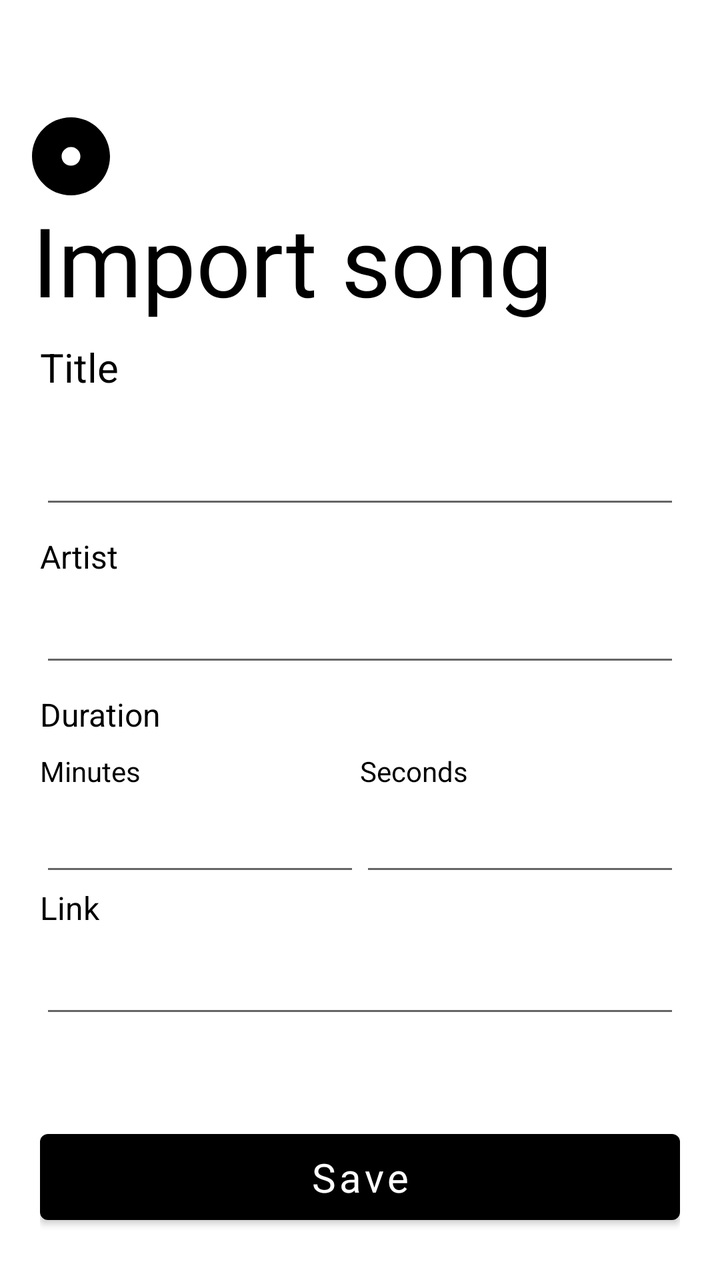
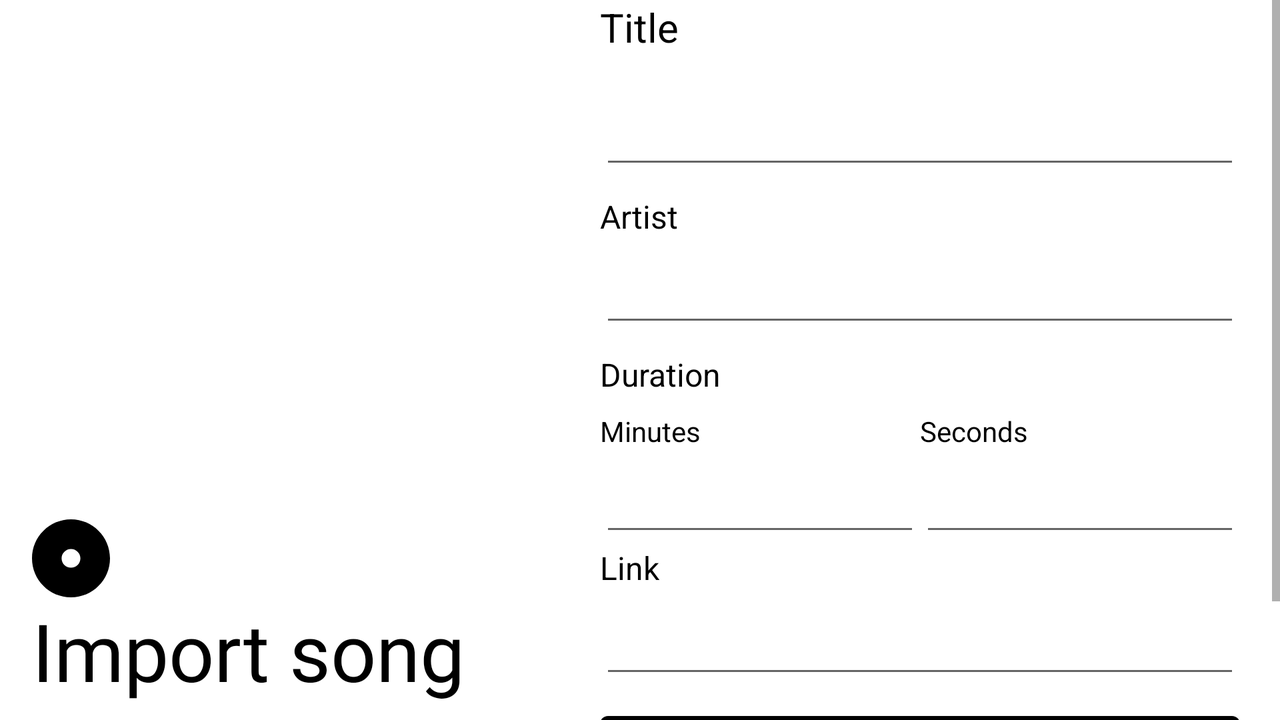

First picture: res/layout/ on a phone held upright. Second picture: the repository's own variant of that layout, on a device whose configuration matches the variant's folder. Source for both follows.
<!-- AndroidManifest.xml: application theme Theme.Cdsv -->
<!-- res/layout/activity_import_song.xml -->
<?xml version="1.0" encoding="utf-8"?>
<LinearLayout xmlns:android="http://schemas.android.com/apk/res/android"
    xmlns:app="http://schemas.android.com/apk/res-auto"
    xmlns:tools="http://schemas.android.com/tools"
    android:layout_width="match_parent"
    android:layout_height="match_parent"
    android:orientation="vertical"
    tools:context=".ImportSong">

    <androidx.constraintlayout.widget.ConstraintLayout
        android:id="@+id/clTitleBar"
        android:layout_width="match_parent"
        android:layout_height="170dp"
        android:background="?attr/colorPrimary">

        <TextView
            android:id="@+id/tvTitlebarTitle"
            android:layout_width="wrap_content"
            android:layout_height="wrap_content"
            android:layout_marginStart="16dp"
            android:layout_marginBottom="8dp"
            android:ellipsize="marquee"
            android:fontFamily="@font/manroperegular"
            android:text="@string/importSong"
            android:textColor="?attr/colorOnPrimary"
            android:textSize="48sp"
            app:layout_constraintBottom_toBottomOf="parent"
            app:layout_constraintStart_toStartOf="parent" />

        <ImageView
            android:id="@+id/ivDisc"
            android:layout_width="wrap_content"
            android:layout_height="wrap_content"
            android:contentDescription="@string/app_name"
            app:layout_constraintBottom_toTopOf="@+id/tvTitlebarTitle"
            app:layout_constraintStart_toStartOf="@+id/tvTitlebarTitle"
            app:srcCompat="@drawable/disc"
            app:tint="?attr/colorOnPrimary" />
    </androidx.constraintlayout.widget.ConstraintLayout>

    <LinearLayout
        android:layout_width="match_parent"
        android:layout_height="match_parent"
        android:background="?attr/colorPrimary"
        android:orientation="vertical"
        android:paddingHorizontal="20dp">

        <TextView
            android:id="@+id/txtSongTitle"
            android:layout_width="match_parent"
            android:layout_height="wrap_content"
            android:labelFor="@id/edtSongName"
            android:text="@string/title"
            android:textColor="?attr/colorOnBackground"
            android:textSize="20sp" />

        <EditText
            android:id="@+id/edtSongName"
            android:layout_width="match_parent"
            android:layout_height="wrap_content"
            android:layout_marginBottom="8dp"
            android:ems="10"
            android:importantForAutofill="no"
            android:inputType="textPersonName"
            android:minHeight="48dp"
            android:textColor="?attr/colorOnPrimary"
            android:textSize="34sp"
            tools:ignore="DuplicateSpeakableTextCheck" />

        <TextView
            android:id="@+id/txtSongArtist"
            android:layout_width="match_parent"
            android:layout_height="wrap_content"
            android:labelFor="@id/edtSongArtist"
            android:text="@string/artist"
            android:textColor="?attr/colorOnBackground"
            android:textSize="16sp" />

        <EditText
            android:id="@+id/edtSongArtist"
            android:layout_width="match_parent"
            android:layout_height="wrap_content"
            android:layout_marginBottom="8dp"
            android:ems="10"
            android:importantForAutofill="no"
            android:inputType="textPersonName"
            android:minHeight="48dp"
            android:textColor="?attr/colorOnPrimary"
            android:textSize="24sp"
            tools:ignore="DuplicateSpeakableTextCheck" />

        <TextView
            android:id="@+id/txtSongDuration"
            android:layout_width="match_parent"
            android:layout_height="wrap_content"
            android:labelFor="@id/edtSongArtist"
            android:text="@string/duration"
            android:textColor="?attr/colorOnBackground"
            android:textSize="16sp" />

        <LinearLayout
            android:layout_width="match_parent"
            android:layout_height="wrap_content"
            android:layout_marginTop="8dp"
            android:baselineAligned="false"
            android:orientation="horizontal">

            <LinearLayout
                android:layout_width="wrap_content"
                android:layout_height="match_parent"
                android:layout_weight="1"
                android:orientation="vertical">

                <TextView
                    android:id="@+id/tvMinutes"
                    android:layout_width="match_parent"
                    android:layout_height="wrap_content"
                    android:labelFor="@id/edtMinutes"
                    android:text="@string/minutes"
                    android:textColor="?attr/colorOnBackground" />

                <EditText
                    android:id="@+id/edtMinutes"
                    android:layout_width="match_parent"
                    android:layout_height="wrap_content"
                    android:ems="10"
                    android:importantForAutofill="no"
                    android:inputType="number"
                    android:minHeight="48dp"
                    tools:ignore="DuplicateSpeakableTextCheck" />
            </LinearLayout>

            <LinearLayout
                android:layout_width="wrap_content"
                android:layout_height="match_parent"
                android:layout_weight="1"
                android:orientation="vertical">

                <TextView
                    android:id="@+id/tvSeonds"
                    android:layout_width="match_parent"
                    android:layout_height="wrap_content"
                    android:labelFor="@id/edtSeconds"
                    android:text="@string/seconds"
                    android:textColor="?attr/colorOnBackground" />

                <EditText
                    android:id="@+id/edtSeconds"
                    android:layout_width="match_parent"
                    android:layout_height="wrap_content"
                    android:ems="10"
                    android:importantForAutofill="no"
                    android:inputType="number"
                    android:minHeight="48dp"
                    tools:ignore="DuplicateSpeakableTextCheck" />
            </LinearLayout>
        </LinearLayout>

        <TextView
            android:id="@+id/txtSongLink"
            android:layout_width="match_parent"
            android:layout_height="wrap_content"
            android:labelFor="@id/edtSongLink"
            android:text="@string/link"
            android:textColor="?attr/colorOnBackground"
            android:textSize="16sp" />

        <EditText
            android:id="@+id/edtSongLink"
            android:layout_width="match_parent"
            android:layout_height="wrap_content"
            android:layout_marginBottom="8dp"
            android:ems="10"
            android:importantForAutofill="no"
            android:inputType="textPersonName"
            android:minHeight="48dp"
            android:textColor="?attr/colorOnPrimary"
            android:textSize="24sp"
            tools:ignore="DuplicateSpeakableTextCheck" />

        <androidx.constraintlayout.widget.ConstraintLayout
            android:id="@+id/clSaveSong"
            android:layout_width="match_parent"
            android:layout_height="match_parent">

            <Button
                android:id="@+id/btnSaveSong"
                android:layout_width="0dp"
                android:layout_height="55dp"
                android:layout_marginBottom="24dp"
                android:fontFamily="@font/manroperegular"
                android:onClick="save"
                android:text="@string/save"
                android:textAllCaps="false"
                android:textSize="20sp"
                android:theme="@style/bw"
                app:layout_constraintBottom_toBottomOf="parent"
                app:layout_constraintEnd_toEndOf="parent"
                app:layout_constraintStart_toStartOf="parent" />
        </androidx.constraintlayout.widget.ConstraintLayout>
    </LinearLayout>
</LinearLayout>
<!-- resources referenced by this layout -->
<resources>
  <!-- drawable disc (drawable) -->
  <vector xmlns:android="http://schemas.android.com/apk/res/android"
      android:width="39dp"
      android:height="39dp"
      android:viewportWidth="39"
      android:viewportHeight="39">
    <path
        android:pathData="M39,19.5C39,30.27 30.27,39 19.5,39C8.73,39 0,30.27 0,19.5C0,8.73 8.73,0 19.5,0C30.27,0 39,8.73 39,19.5ZM14.798,19.5C14.798,22.097 16.903,24.202 19.5,24.202C22.097,24.202 24.202,22.097 24.202,19.5C24.202,16.903 22.097,14.798 19.5,14.798C16.903,14.798 14.798,16.903 14.798,19.5Z"
        android:fillColor="#ffffff"/>
  </vector>
  <string name="app_name" translatable="false">cdsv</string>
  <string name="artist">Artist</string>
  <string name="duration">Duration</string>
  <string name="importSong">Import song</string>
  <string name="link">Link</string>
  <string name="minutes">Minutes</string>
  <string name="save">Save</string>
  <string name="seconds">Seconds</string>
  <string name="title">Title</string>
  <style name="bw" parent="Theme.MaterialComponents.DayNight.NoActionBar">
          <item name="colorPrimary">@color/black</item>
          <item name="colorOnPrimary">@color/white</item>
          <item name="colorAccent">@color/black</item>
          <item name="colorSecondary">@color/black</item>
          <item name="colorOnSecondary">@color/white</item>
          <item name="android:statusBarColor">?attr/colorOnPrimary</item>
          <item name="android:windowLightStatusBar">true</item>
      </style>
  <!-- from res/values-v31/ -->
  <style name="Theme.Cdsv" parent="Theme.MaterialComponents.DayNight.NoActionBar">
          
          <item name="colorPrimary">@color/white</item>
          <item name="colorPrimaryVariant">@color/white</item>
          <item name="colorOnPrimary">@color/black</item>
          
          <item name="colorSecondary">@color/teal</item>
          <item name="colorSecondaryVariant">@color/teal</item>
          <item name="colorOnSecondary">@color/black</item>
          
          <item name="android:statusBarColor">?attr/colorPrimary</item>
          <item name="android:windowLightStatusBar">true</item>
          
          <item name="android:windowSplashScreenBackground">@color/blue</item>
          <item name="android:windowSplashScreenAnimatedIcon">@drawable/logo49</item>
      </style>
  <color name="black">#FF000000</color>
  <color name="white">#FFFFFFFF</color>
  <color name="teal">#00FFD1</color>
  <color name="blue">#0500FF</color>
  <!-- drawable logo49 (drawable) -->
  <vector xmlns:android="http://schemas.android.com/apk/res/android"
      android:width="49dp"
      android:height="39dp"
      android:viewportWidth="49"
      android:viewportHeight="39">
    <path
        android:pathData="M49,32.906C49,36.272 38.031,39 24.5,39C10.969,39 0,36.272 0,32.906C0,29.541 10.969,26.813 24.5,26.813C38.031,26.813 49,29.541 49,32.906Z"
        android:fillColor="#ffffff"/>
    <path
        android:pathData="M49,6.094C49,9.459 38.031,12.188 24.5,12.188C10.969,12.188 0,9.459 0,6.094C0,2.728 10.969,0 24.5,0C38.031,0 49,2.728 49,6.094Z"
        android:fillColor="#ffffff"/>
    <path
        android:pathData="M49,19.5C49,22.865 38.031,25.594 24.5,25.594C10.969,25.594 0,22.865 0,19.5C0,16.135 10.969,13.406 24.5,13.406C38.031,13.406 49,16.135 49,19.5Z"
        android:fillColor="#ffffff"/>
  </vector>
</resources>
<!-- res/layout-land/activity_import_song.xml (the repository's variant of the layout above) -->
<!-- drawn on the phone turned sideways -->
<?xml version="1.0" encoding="utf-8"?>
<LinearLayout xmlns:android="http://schemas.android.com/apk/res/android"
    xmlns:app="http://schemas.android.com/apk/res-auto"
    xmlns:tools="http://schemas.android.com/tools"
    android:layout_width="match_parent"
    android:layout_height="match_parent"
    tools:context=".ImportSong">

    <androidx.constraintlayout.widget.ConstraintLayout
        android:id="@+id/clTitleBar"
        android:layout_width="280dp"
        android:layout_height="match_parent"
        android:background="?attr/colorPrimary">

        <TextView
            android:id="@+id/tvTitlebarTitle"
            android:layout_width="wrap_content"
            android:layout_height="wrap_content"
            android:layout_marginStart="16dp"
            android:layout_marginBottom="8dp"
            android:ellipsize="marquee"
            android:fontFamily="@font/manroperegular"
            android:text="@string/importSong"
            android:textColor="?attr/colorOnPrimary"
            android:textSize="40sp"
            app:layout_constraintBottom_toBottomOf="parent"
            app:layout_constraintStart_toStartOf="parent" />

        <ImageView
            android:id="@+id/ivDisc"
            android:layout_width="wrap_content"
            android:layout_height="wrap_content"
            android:contentDescription="@string/app_name"
            app:layout_constraintBottom_toTopOf="@+id/tvTitlebarTitle"
            app:layout_constraintStart_toStartOf="@+id/tvTitlebarTitle"
            app:srcCompat="@drawable/disc"
            app:tint="?attr/colorOnPrimary" />
    </androidx.constraintlayout.widget.ConstraintLayout>

    <ScrollView
        android:layout_width="match_parent"
        android:layout_height="match_parent">

        <LinearLayout
            android:layout_width="match_parent"
            android:layout_height="wrap_content"
            android:background="?attr/colorPrimary"
            android:orientation="vertical"
            android:paddingHorizontal="20dp">

            <TextView
                android:id="@+id/txtSongTitle"
                android:layout_width="match_parent"
                android:layout_height="wrap_content"
                android:labelFor="@id/edtSongName"
                android:text="@string/title"
                android:textColor="?attr/colorOnBackground"
                android:textSize="20sp" />

            <EditText
                android:id="@+id/edtSongName"
                android:layout_width="match_parent"
                android:layout_height="wrap_content"
                android:layout_marginBottom="8dp"
                android:ems="10"
                android:importantForAutofill="no"
                android:inputType="textPersonName"
                android:minHeight="48dp"
                android:textColor="?attr/colorOnPrimary"
                android:textSize="34sp"
                tools:ignore="DuplicateSpeakableTextCheck" />

            <TextView
                android:id="@+id/txtSongArtist"
                android:layout_width="match_parent"
                android:layout_height="wrap_content"
                android:labelFor="@id/edtSongArtist"
                android:text="@string/artist"
                android:textColor="?attr/colorOnBackground"
                android:textSize="16sp" />

            <EditText
                android:id="@+id/edtSongArtist"
                android:layout_width="match_parent"
                android:layout_height="wrap_content"
                android:layout_marginBottom="8dp"
                android:ems="10"
                android:importantForAutofill="no"
                android:inputType="textPersonName"
                android:minHeight="48dp"
                android:textColor="?attr/colorOnPrimary"
                android:textSize="24sp"
                tools:ignore="DuplicateSpeakableTextCheck" />

            <TextView
                android:id="@+id/txtSongDuration"
                android:layout_width="match_parent"
                android:layout_height="wrap_content"
                android:labelFor="@id/edtSongArtist"
                android:text="@string/duration"
                android:textColor="?attr/colorOnBackground"
                android:textSize="16sp" />

            <LinearLayout
                android:layout_width="match_parent"
                android:layout_height="wrap_content"
                android:layout_marginTop="8dp"
                android:baselineAligned="false"
                android:orientation="horizontal">

                <LinearLayout
                    android:layout_width="wrap_content"
                    android:layout_height="match_parent"
                    android:layout_weight="1"
                    android:orientation="vertical">

                    <TextView
                        android:id="@+id/tvMinutes"
                        android:layout_width="match_parent"
                        android:layout_height="wrap_content"
                        android:labelFor="@id/edtMinutes"
                        android:text="@string/minutes"
                        android:textColor="?attr/colorOnBackground" />

                    <EditText
                        android:id="@+id/edtMinutes"
                        android:layout_width="match_parent"
                        android:layout_height="wrap_content"
                        android:ems="10"
                        android:importantForAutofill="no"
                        android:inputType="number"
                        android:minHeight="48dp"
                        tools:ignore="DuplicateSpeakableTextCheck" />
                </LinearLayout>

                <LinearLayout
                    android:layout_width="wrap_content"
                    android:layout_height="match_parent"
                    android:layout_weight="1"
                    android:orientation="vertical">

                    <TextView
                        android:id="@+id/tvSeonds"
                        android:layout_width="match_parent"
                        android:layout_height="wrap_content"
                        android:labelFor="@id/edtSeconds"
                        android:text="@string/seconds"
                        android:textColor="?attr/colorOnBackground" />

                    <EditText
                        android:id="@+id/edtSeconds"
                        android:layout_width="match_parent"
                        android:layout_height="wrap_content"
                        android:ems="10"
                        android:importantForAutofill="no"
                        android:inputType="number"
                        android:minHeight="48dp"
                        tools:ignore="DuplicateSpeakableTextCheck" />
                </LinearLayout>
            </LinearLayout>

            <TextView
                android:id="@+id/txtSongLink"
                android:layout_width="match_parent"
                android:layout_height="wrap_content"
                android:labelFor="@id/edtSongLink"
                android:text="@string/link"
                android:textColor="?attr/colorOnBackground"
                android:textSize="16sp" />

            <EditText
                android:id="@+id/edtSongLink"
                android:layout_width="match_parent"
                android:layout_height="wrap_content"
                android:layout_marginBottom="8dp"
                android:ems="10"
                android:importantForAutofill="no"
                android:inputType="textPersonName"
                android:minHeight="48dp"
                android:textColor="?attr/colorOnPrimary"
                android:textSize="24sp"
                tools:ignore="DuplicateSpeakableTextCheck" />

            <androidx.constraintlayout.widget.ConstraintLayout
                android:id="@+id/clSaveSong"
                android:layout_width="match_parent"
                android:layout_height="match_parent">

                <Button
                    android:id="@+id/btnSaveSong"
                    android:layout_width="0dp"
                    android:layout_height="55dp"
                    android:layout_marginBottom="24dp"
                    android:fontFamily="@font/manroperegular"
                    android:onClick="save"
                    android:text="@string/save"
                    android:textAllCaps="false"
                    android:textSize="20sp"
                    android:theme="@style/bw"
                    app:layout_constraintBottom_toBottomOf="parent"
                    app:layout_constraintEnd_toEndOf="parent"
                    app:layout_constraintStart_toStartOf="parent" />
            </androidx.constraintlayout.widget.ConstraintLayout>
        </LinearLayout>
    </ScrollView>

</LinearLayout>
